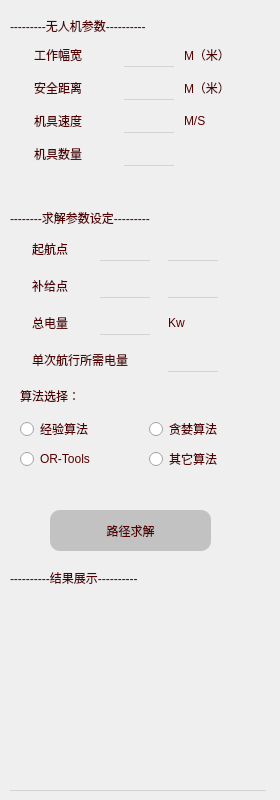
    <widget class="QWidget" name="tab_3">
     <attribute name="title">
      <string>无人机</string>
     </attribute>
     <widget class="QWidget" name="gridLayoutWidget_4">
      <property name="geometry">
       <rect>
        <x>30</x>
        <y>40</y>
        <width>218</width>
        <height>131</height>
       </rect>
      </property>
      <layout class="QGridLayout" name="gridLayout_4">
       <item row="2" column="0">
        <widget class="QLabel" name="label_32">
         <property name="minimumSize">
          <size>
           <width>70</width>
           <height>0</height>
          </size>
         </property>
         <property name="styleSheet">
          <string notr="true">color:rgb(85, 0, 0);
font: 10pt &quot;宋体&quot;;</string>
         </property>
         <property name="text">
          <string>机具速度</string>
         </property>
        </widget>
       </item>
       <item row="2" column="2">
        <widget class="QLabel" name="label_39">
         <property name="maximumSize">
          <size>
           <width>60</width>
           <height>16777215</height>
          </size>
         </property>
         <property name="styleSheet">
          <string notr="true">color:rgb(85, 0, 0);
font: 10pt &quot;宋体&quot;;</string>
         </property>
         <property name="text">
          <string>M/S</string>
         </property>
        </widget>
       </item>
       <item row="1" column="2">
        <widget class="QLabel" name="label_37">
         <property name="maximumSize">
          <size>
           <width>60</width>
           <height>16777215</height>
          </size>
         </property>
         <property name="styleSheet">
          <string notr="true">color:rgb(85, 0, 0);
font: 10pt &quot;宋体&quot;;</string>
         </property>
         <property name="text">
          <string>M（米）</string>
         </property>
        </widget>
       </item>
       <item row="1" column="0">
        <widget class="QLabel" name="label_19">
         <property name="styleSheet">
          <string notr="true">color:rgb(85, 0, 0);
font: 10pt &quot;宋体&quot;;</string>
         </property>
         <property name="text">
          <string>安全距离</string>
         </property>
        </widget>
       </item>
       <item row="0" column="0">
        <widget class="QLabel" name="label_18">
         <property name="maximumSize">
          <size>
           <width>80</width>
           <height>16777215</height>
          </size>
         </property>
         <property name="styleSheet">
          <string notr="true">color:rgb(85, 0, 0);
font: 10pt &quot;宋体&quot;;</string>
         </property>
         <property name="text">
          <string>工作幅宽</string>
         </property>
        </widget>
       </item>
       <item row="3" column="0">
        <widget class="QLabel" name="label_17">
         <property name="minimumSize">
          <size>
           <width>70</width>
           <height>0</height>
          </size>
         </property>
         <property name="styleSheet">
          <string notr="true">color:rgb(85, 0, 0);
font: 10pt &quot;宋体&quot;;</string>
         </property>
         <property name="text">
          <string>机具数量</string>
         </property>
        </widget>
       </item>
       <item row="0" column="2">
        <widget class="QLabel" name="label_36">
         <property name="maximumSize">
          <size>
           <width>60</width>
           <height>16777215</height>
          </size>
         </property>
         <property name="styleSheet">
          <string notr="true">color:rgb(85, 0, 0);
font: 10pt &quot;宋体&quot;;</string>
         </property>
         <property name="text">
          <string>M（米）</string>
         </property>
        </widget>
       </item>
       <item row="0" column="1">
        <widget class="QLineEdit" name="lineEdit_5">
         <property name="minimumSize">
          <size>
           <width>0</width>
           <height>25</height>
          </size>
         </property>
         <property name="maximumSize">
          <size>
           <width>50</width>
           <height>16777215</height>
          </size>
         </property>
         <property name="styleSheet">
          <string notr="true">background-color: transparent;
color: rgb(0, 0, 0);
border: none;
border-bottom: 1px solid lightgray;</string>
         </property>
         <property name="text">
          <string/>
         </property>
        </widget>
       </item>
       <item row="1" column="1">
        <widget class="QLineEdit" name="lineEdit_6">
         <property name="minimumSize">
          <size>
           <width>0</width>
           <height>25</height>
          </size>
         </property>
         <property name="maximumSize">
          <size>
           <width>50</width>
           <height>16777215</height>
          </size>
         </property>
         <property name="styleSheet">
          <string notr="true">background-color: transparent;
color: rgb(0, 0, 0);
border: none;
border-bottom: 1px solid lightgray;</string>
         </property>
         <property name="text">
          <string/>
         </property>
        </widget>
       </item>
       <item row="2" column="1">
        <widget class="QLineEdit" name="lineEdit_7">
         <property name="minimumSize">
          <size>
           <width>0</width>
           <height>25</height>
          </size>
         </property>
         <property name="maximumSize">
          <size>
           <width>50</width>
           <height>16777215</height>
          </size>
         </property>
         <property name="styleSheet">
          <string notr="true">background-color: transparent;
color: rgb(0, 0, 0);
border: none;
border-bottom: 1px solid lightgray;</string>
         </property>
         <property name="text">
          <string/>
         </property>
        </widget>
       </item>
       <item row="3" column="1">
        <widget class="QLineEdit" name="lineEdit_8">
         <property name="minimumSize">
          <size>
           <width>0</width>
           <height>25</height>
          </size>
         </property>
         <property name="maximumSize">
          <size>
           <width>50</width>
           <height>16777215</height>
          </size>
         </property>
         <property name="styleSheet">
          <string notr="true">background-color: transparent;
color: rgb(0, 0, 0);
border: none;
border-bottom: 1px solid lightgray;</string>
         </property>
         <property name="text">
          <string/>
         </property>
        </widget>
       </item>
      </layout>
     </widget>
     <widget class="QLabel" name="label_20">
      <property name="geometry">
       <rect>
        <x>10</x>
        <y>210</y>
        <width>261</width>
        <height>16</height>
       </rect>
      </property>
      <property name="styleSheet">
       <string notr="true">color:rgb(85, 0, 0);
font: 11pt &quot;宋体&quot;;</string>
      </property>
      <property name="text">
       <string>--------求解参数设定---------</string>
      </property>
     </widget>
     <widget class="QWidget" name="gridLayoutWidget_5">
      <property name="geometry">
       <rect>
        <x>20</x>
        <y>380</y>
        <width>251</width>
        <height>91</height>
       </rect>
      </property>
      <layout class="QGridLayout" name="gridLayout_5">
       <item row="1" column="0">
        <widget class="QRadioButton" name="radioButton">
         <property name="styleSheet">
          <string notr="true">color:rgb(85, 0, 0);
font: 10pt &quot;宋体&quot;;</string>
         </property>
         <property name="text">
          <string>经验算法</string>
         </property>
        </widget>
       </item>
       <item row="1" column="1">
        <widget class="QRadioButton" name="radioButton_2">
         <property name="styleSheet">
          <string notr="true">color:rgb(85, 0, 0);
font: 10pt &quot;宋体&quot;;</string>
         </property>
         <property name="text">
          <string>贪婪算法</string>
         </property>
        </widget>
       </item>
       <item row="2" column="1">
        <widget class="QRadioButton" name="radioButton_4">
         <property name="styleSheet">
          <string notr="true">color:rgb(85, 0, 0);
font: 10pt &quot;宋体&quot;;</string>
         </property>
         <property name="text">
          <string>其它算法</string>
         </property>
        </widget>
       </item>
       <item row="2" column="0">
        <widget class="QRadioButton" name="radioButton_3">
         <property name="styleSheet">
          <string notr="true">color:rgb(85, 0, 0);
font: 10pt &quot;宋体&quot;;</string>
         </property>
         <property name="text">
          <string>OR-Tools</string>
         </property>
        </widget>
       </item>
       <item row="0" column="0" colspan="2">
        <widget class="QLabel" name="label_42">
         <property name="styleSheet">
          <string notr="true">color:rgb(85, 0, 0);
font: 11pt &quot;宋体&quot;;</string>
         </property>
         <property name="text">
          <string>算法选择：</string>
         </property>
        </widget>
       </item>
      </layout>
     </widget>
     <widget class="QLabel" name="label_21">
      <property name="geometry">
       <rect>
        <x>10</x>
        <y>10</y>
        <width>261</width>
        <height>31</height>
       </rect>
      </property>
      <property name="styleSheet">
       <string notr="true">color:rgb(85, 0, 0);
font: 11pt &quot;宋体&quot;;</string>
      </property>
      <property name="text">
       <string>---------无人机参数----------</string>
      </property>
     </widget>
     <widget class="QLabel" name="label_22">
      <property name="geometry">
       <rect>
        <x>10</x>
        <y>570</y>
        <width>261</width>
        <height>16</height>
       </rect>
      </property>
      <property name="styleSheet">
       <string notr="true">color:rgb(85, 0, 0);
font: 11pt &quot;宋体&quot;;</string>
      </property>
      <property name="text">
       <string>----------结果展示----------</string>
      </property>
     </widget>
     <widget class="QTextBrowser" name="textBrowser_3">
      <property name="geometry">
       <rect>
        <x>10</x>
        <y>610</y>
        <width>256</width>
        <height>181</height>
       </rect>
      </property>
      <property name="styleSheet">
       <string notr="true">background-color: transparent;
color: rgb(0, 0, 0);
border: none;
border-bottom: 1px solid lightgray;</string>
      </property>
     </widget>
     <widget class="QWidget" name="gridLayoutWidget_8">
      <property name="geometry">
       <rect>
        <x>20</x>
        <y>230</y>
        <width>211</width>
        <height>148</height>
       </rect>
      </property>
      <layout class="QGridLayout" name="gridLayout_8">
       <item row="0" column="1">
        <widget class="QLineEdit" name="lineEdit_9">
         <property name="minimumSize">
          <size>
           <width>0</width>
           <height>25</height>
          </size>
         </property>
         <property name="maximumSize">
          <size>
           <width>50</width>
           <height>16777215</height>
          </size>
         </property>
         <property name="styleSheet">
          <string notr="true">background-color: transparent;
color: rgb(0, 0, 0);
border: none;
border-bottom: 1px solid lightgray;</string>
         </property>
         <property name="text">
          <string/>
         </property>
        </widget>
       </item>
       <item row="2" column="0">
        <widget class="QLabel" name="label_35">
         <property name="maximumSize">
          <size>
           <width>50</width>
           <height>16777215</height>
          </size>
         </property>
         <property name="styleSheet">
          <string notr="true">color:rgb(85, 0, 0);
font: 10pt &quot;宋体&quot;;</string>
         </property>
         <property name="text">
          <string>总电量</string>
         </property>
        </widget>
       </item>
       <item row="0" column="0">
        <widget class="QLabel" name="label_33">
         <property name="maximumSize">
          <size>
           <width>80</width>
           <height>16777215</height>
          </size>
         </property>
         <property name="styleSheet">
          <string notr="true">color:rgb(85, 0, 0);
font: 10pt &quot;宋体&quot;;</string>
         </property>
         <property name="text">
          <string>起航点</string>
         </property>
        </widget>
       </item>
       <item row="2" column="2">
        <widget class="QLabel" name="label_40">
         <property name="maximumSize">
          <size>
           <width>50</width>
           <height>16777215</height>
          </size>
         </property>
         <property name="styleSheet">
          <string notr="true">color:rgb(85, 0, 0);
font: 10pt &quot;宋体&quot;;</string>
         </property>
         <property name="text">
          <string>Kw</string>
         </property>
        </widget>
       </item>
       <item row="1" column="2">
        <widget class="QLineEdit" name="lineEdit_12">
         <property name="minimumSize">
          <size>
           <width>0</width>
           <height>25</height>
          </size>
         </property>
         <property name="maximumSize">
          <size>
           <width>50</width>
           <height>16777215</height>
          </size>
         </property>
         <property name="styleSheet">
          <string notr="true">background-color: transparent;
color: rgb(0, 0, 0);
border: none;
border-bottom: 1px solid lightgray;</string>
         </property>
         <property name="text">
          <string/>
         </property>
        </widget>
       </item>
       <item row="0" column="2">
        <widget class="QLineEdit" name="lineEdit_10">
         <property name="minimumSize">
          <size>
           <width>0</width>
           <height>25</height>
          </size>
         </property>
         <property name="maximumSize">
          <size>
           <width>50</width>
           <height>16777215</height>
          </size>
         </property>
         <property name="styleSheet">
          <string notr="true">background-color: transparent;
color: rgb(0, 0, 0);
border: none;
border-bottom: 1px solid lightgray;</string>
         </property>
         <property name="text">
          <string/>
         </property>
        </widget>
       </item>
       <item row="5" column="0" colspan="2">
        <widget class="QLabel" name="label_38">
         <property name="maximumSize">
          <size>
           <width>150</width>
           <height>16777215</height>
          </size>
         </property>
         <property name="styleSheet">
          <string notr="true">color:rgb(85, 0, 0);
font: 10pt &quot;宋体&quot;;</string>
         </property>
         <property name="text">
          <string>单次航行所需电量</string>
         </property>
        </widget>
       </item>
       <item row="1" column="1">
        <widget class="QLineEdit" name="lineEdit_11">
         <property name="minimumSize">
          <size>
           <width>0</width>
           <height>25</height>
          </size>
         </property>
         <property name="maximumSize">
          <size>
           <width>50</width>
           <height>16777215</height>
          </size>
         </property>
         <property name="styleSheet">
          <string notr="true">background-color: transparent;
color: rgb(0, 0, 0);
border: none;
border-bottom: 1px solid lightgray;</string>
         </property>
         <property name="text">
          <string/>
         </property>
        </widget>
       </item>
       <item row="2" column="1">
        <widget class="QLineEdit" name="lineEdit_13">
         <property name="minimumSize">
          <size>
           <width>0</width>
           <height>25</height>
          </size>
         </property>
         <property name="maximumSize">
          <size>
           <width>50</width>
           <height>16777215</height>
          </size>
         </property>
         <property name="styleSheet">
          <string notr="true">background-color: transparent;
color: rgb(0, 0, 0);
border: none;
border-bottom: 1px solid lightgray;</string>
         </property>
         <property name="text">
          <string/>
         </property>
        </widget>
       </item>
       <item row="1" column="0">
        <widget class="QLabel" name="label_34">
         <property name="maximumSize">
          <size>
           <width>80</width>
           <height>16777215</height>
          </size>
         </property>
         <property name="styleSheet">
          <string notr="true">color:rgb(85, 0, 0);
font: 10pt &quot;宋体&quot;;</string>
         </property>
         <property name="text">
          <string>补给点</string>
         </property>
        </widget>
       </item>
       <item row="5" column="2">
        <widget class="QLineEdit" name="lineEdit_14">
         <property name="minimumSize">
          <size>
           <width>0</width>
           <height>25</height>
          </size>
         </property>
         <property name="maximumSize">
          <size>
           <width>50</width>
           <height>16777215</height>
          </size>
         </property>
         <property name="styleSheet">
          <string notr="true">background-color: transparent;
color: rgb(0, 0, 0);
border: none;
border-bottom: 1px solid lightgray;</string>
         </property>
         <property name="text">
          <string/>
         </property>
        </widget>
       </item>
      </layout>
     </widget>
     <widget class="QPushButton" name="pushButton_3">
      <property name="geometry">
       <rect>
        <x>50</x>
        <y>510</y>
        <width>161</width>
        <height>41</height>
       </rect>
      </property>
      <property name="styleSheet">
       <string notr="true">QPushButton {
background-color: rgb(194, 194, 194);
	font: 12pt &quot;宋体&quot;;
color:rgb(85, 0, 0);
border-radius: 10px;
}
QPushButton:hover {
background-color: rgb(232, 232, 232);
}
QPushButton:pressed {
background-color: rgb(129, 129, 129);
}</string>
      </property>
      <property name="text">
       <string>路径求解</string>
      </property>
     </widget>
    </widget>
